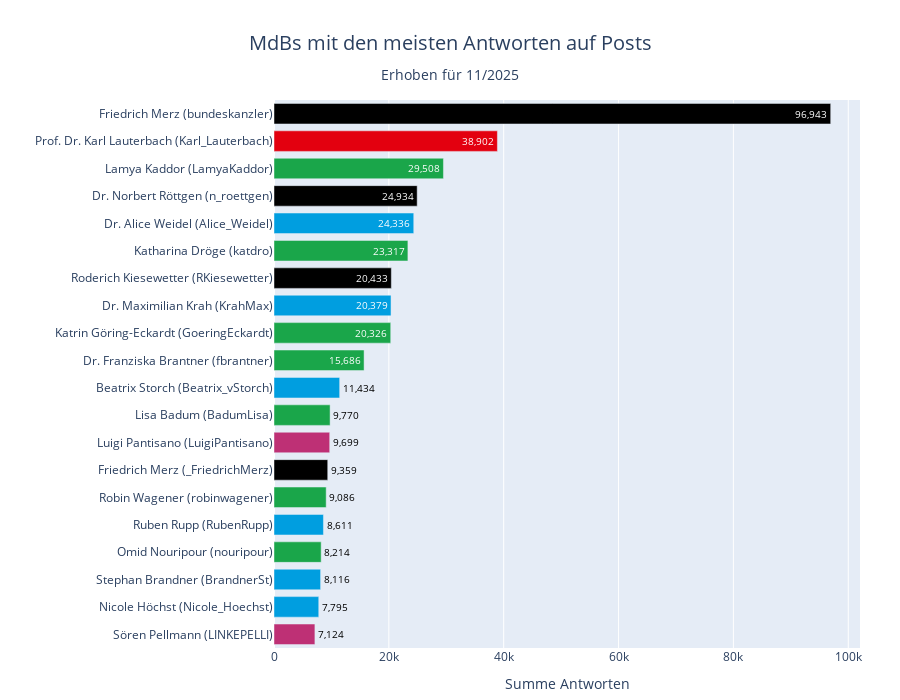

Notebook code for this chart:
### Code cell
plot_party_hbar(
    df_tweets, 
    'username', 
    'replies_sum', 
    top_n=20, 
    title='MdBs mit den meisten Antworten auf Posts', 
    x_label='Summe Antworten',
    save_name="top20_sum_replies",
)

### Figure 1 — Plotly figure (JSON) as saved in the notebook; plotly's stock layout.template omitted (floating-point values rounded to 4 significant figures)
{"data": [{"cliponaxis": false, "customdata": [["CDU/CSU", "bundeskanzler", "Friedrich Merz"], ["SPD", "Karl_Lauterbach", "Prof. Dr. Karl Lauterbach"], ["BÜNDNIS 90/DIE GRÜNEN", "LamyaKaddor", "Lamya Kaddor"], ["CDU/CSU", "n_roettgen", "Dr. Norbert Röttgen"], ["AFD", "Alice_Weidel", "Dr. Alice Weidel"], ["BÜNDNIS 90/DIE GRÜNEN", "katdro", "Katharina Dröge"], ["CDU/CSU", "RKiesewetter", "Roderich Kiesewetter"], ["AFD", "KrahMax", "Dr. Maximilian Krah"], ["BÜNDNIS 90/DIE GRÜNEN", "GoeringEckardt", "Katrin Göring-Eckardt"], ["BÜNDNIS 90/DIE GRÜNEN", "fbrantner", "Dr. Franziska Brantner"], ["AFD", "Beatrix_vStorch", "Beatrix Storch"], ["BÜNDNIS 90/DIE GRÜNEN", "BadumLisa", "Lisa Badum"], ["DIE LINKE.", "LuigiPantisano", "Luigi Pantisano"], ["CDU/CSU", "_FriedrichMerz", "Friedrich Merz"], ["BÜNDNIS 90/DIE GRÜNEN", "robinwagener", "Robin Wagener"], ["AFD", "RubenRupp", "Ruben Rupp"], ["BÜNDNIS 90/DIE GRÜNEN", "nouripour", "Omid Nouripour"], ["AFD", "BrandnerSt", "Stephan Brandner"], ["AFD", "Nicole_Hoechst", "Nicole Höchst"], ["DIE LINKE.", "LINKEPELLI", "Sören Pellmann"]], "hovertemplate": "Name: %{customdata[2]} (%{customdata[1]})<br>Summe Antworten: %{x:,.0f}<br>partei_kurz: %{customdata[0]}<extra></extra>", "insidetextanchor": "end", "marker": {"color": ["#000000", "#E3000F", "#1AA64A", "#000000", "#009EE0", "#1AA64A", "#000000", "#009EE0", "#1AA64A", "#1AA64A", "#009EE0", "#1AA64A", "#BE3075", "#000000", "#1AA64A", "#009EE0", "#1AA64A", "#009EE0", "#009EE0", "#BE3075"]}, "orientation": "h", "text": ["96,943", "38,902", "29,508", "24,934", "24,336", "23,317", "20,433", "20,379", "20,326", "15,686", "11,434", "9,770", "9,699", "9,359", "9,086", "8,611", "8,214", "8,116", "7,795", "7,124"], "textfont": {"color": ["#FFFFFF", "#FFFFFF", "#FFFFFF", "#FFFFFF", "#FFFFFF", "#FFFFFF", "#FFFFFF", "#FFFFFF", "#FFFFFF", "#FFFFFF", "#000000", "#000000", "#000000", "#000000", "#000000", "#000000", "#000000", "#000000", "#000000", "#000000"]}, "textposition": ["inside", "inside", "inside", "inside", "inside", "inside", "inside", "inside", "inside", "inside", "outside", "outside", "outside", "outside", "outside", "outside", "outside", "outside", "outside", "outside"], "texttemplate": "%{text}", "type": "bar", "x": [96943, 38902, 29508, 24934, 24336, 23317, 20433, 20379, 20326, 15686, 11434, 9770, 9699, 9359, 9086, 8611, 8214, 8116, 7795, 7124], "y": ["Friedrich Merz (bundeskanzler)", "Prof. Dr. Karl Lauterbach (Karl_Lauterbach)", "Lamya Kaddor (LamyaKaddor)", "Dr. Norbert Röttgen (n_roettgen)", "Dr. Alice Weidel (Alice_Weidel)", "Katharina Dröge (katdro)", "Roderich Kiesewetter (RKiesewetter)", "Dr. Maximilian Krah (KrahMax)", "Katrin Göring-Eckardt (GoeringEckardt)", "Dr. Franziska Brantner (fbrantner)", "Beatrix Storch (Beatrix_vStorch)", "Lisa Badum (BadumLisa)", "Luigi Pantisano (LuigiPantisano)", "Friedrich Merz (_FriedrichMerz)", "Robin Wagener (robinwagener)", "Ruben Rupp (RubenRupp)", "Omid Nouripour (nouripour)", "Stephan Brandner (BrandnerSt)", "Nicole Höchst (Nicole_Hoechst)", "Sören Pellmann (LINKEPELLI)"]}], "layout": {"bargap": 0.25, "height": 700, "margin": {"b": 10, "l": 10, "r": 40, "t": 100}, "title": {"font": {"size": 20}, "text": "MdBs mit den meisten Antworten auf Posts<br><sub style='font-size:0.85em; line-height:0.5;'>Erhoben für 11/2025</sub>", "x": 0.5, "xanchor": "center", "yanchor": "top", "yref": "container"}, "uniformtext": {"minsize": 8, "mode": "show"}, "xaxis": {"title": {"text": "Summe Antworten"}}, "yaxis": {"categoryarray": ["Sören Pellmann (LINKEPELLI)", "Nicole Höchst (Nicole_Hoechst)", "Stephan Brandner (BrandnerSt)", "Omid Nouripour (nouripour)", "Ruben Rupp (RubenRupp)", "Robin Wagener (robinwagener)", "Friedrich Merz (_FriedrichMerz)", "Luigi Pantisano (LuigiPantisano)", "Lisa Badum (BadumLisa)", "Beatrix Storch (Beatrix_vStorch)", "Dr. Franziska Brantner (fbrantner)", "Katrin Göring-Eckardt (GoeringEckardt)", "Dr. Maximilian Krah (KrahMax)", "Roderich Kiesewetter (RKiesewetter)", "Katharina Dröge (katdro)", "Dr. Alice Weidel (Alice_Weidel)", "Dr. Norbert Röttgen (n_roettgen)", "Lamya Kaddor (LamyaKaddor)", "Prof. Dr. Karl Lauterbach (Karl_Lauterbach)", "Friedrich Merz (bundeskanzler)"], "categoryorder": "array", "title": {"text": ""}}}}
